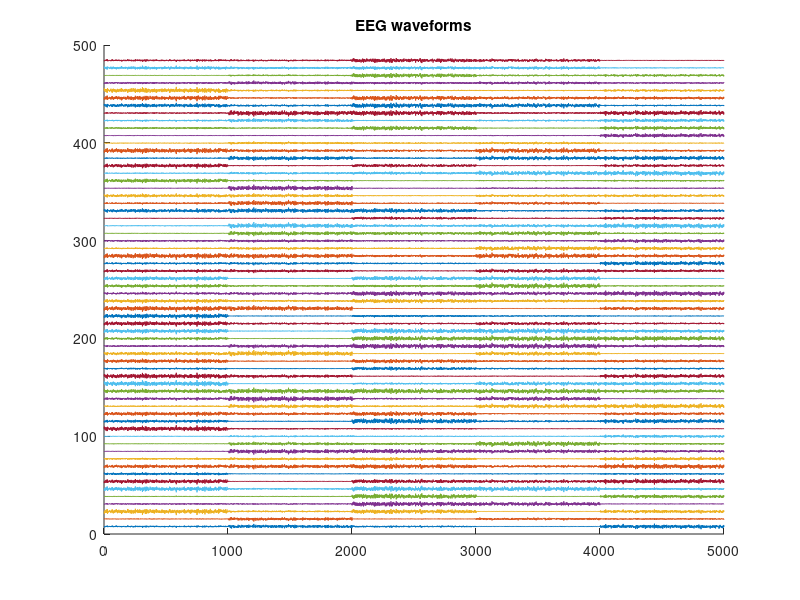

MATLAB code for this plot: (Note: this script raises an error after producing the figure.)
%% Simulate some data
clear all %#ok<CLALL>
close all

N_mu_true = 5;
N_s = 64;
N_T = 1e3*N_mu_true;
a_kt_true = 2*rand(N_s,N_mu_true) - 1; % uniform in [-1,1]
V_t = zeros(N_s,N_T);
L_t_true = [];
for k = 1:N_mu_true
  L_t_true = [L_t_true, k*ones(1,N_T/N_mu_true)];
  idx = find(L_t_true == k);
  Gamma_k_true(k,:) = randn(1,length(idx));
  V_t(:,idx) = a_kt_true(:,k)*Gamma_k_true(k,:) + 0.1*randn(N_s,length(idx));
end
% sigma2_noise_true = 0.01;
% 
% 
% H = ((eye(N_s) - ones(N_s,N_s)/N_s));
% Gamma_k_true_r = 2*rand(N_mu_true,N_s) -1;
% Gamma_k_true = sigma2_noise_true.*(H*Gamma_k_true_r.').';
% 
% for k = 1:N_mu_true %normalization
%     Gamma_k_true(k,:) = Gamma_k_true(k,:)./norm(Gamma_k_true(k,:));
% end
% 
% C =2*rand(N_T,N_s) -1;
% beta = sigma2_noise_true;
% W = eye(N_s,N_s);
% 
% E_t = beta*H*W*C.';
% 
% 
% 
%  V_t = a_kt_true(L_t_true,:)*Gamma_k_true(L_t_true,:) +E_t.';
%  V_t = V_t.';

%% Visualize EEG waves
figure(1)

hold on
max_potential_value = max(max(V_t(1:end,:)));
min_potential_value = min(min(V_t(1:end,:)));
peak2peak_max_amplitude = max_potential_value - min_potential_value;
for i = 1:size(V_t,1)-1
    plot(i*peak2peak_max_amplitude + V_t(i,:))
end
title('EEG waveforms')
hold off

N_T = size(V_t,2); %number of samples - number of time instants
N_s = size(V_t,1); %number of electrodes

% Optimize number of microstate
disp('Optimize number of microstate...')
K = 3:8;
for i=1:length(K)
    N_mu = K(i);
    [~,~,~,~,sigma2_mu ] = modified_Kmean(V_t,N_mu); 
    sigma2_mcv(i) = sigma2_mu*((N_s-1)^-1 * (N_s-1-N_mu))^-2;
end
[~,bestK] = min(sigma2_mcv);
bestK = K(bestK);
figure
plot(K,sigma2_mcv,'-o');
title('Predictive residual variance')
ylabel('\sigma^2_{mcv}');
xlabel('N_{\mu}')

% recompute for optimal number of microstate
[L_t,R2,R2_s,Gamma_k,sigma2_mu ] = modified_Kmean(V_t,bestK);
N_mu = bestK;

%% show us the microstates
figure(3)
for k = 1:N_mu
    subplot(1,N_mu,k)
    microstate =  topographic_brain_map_64(Gamma_k{k}');
    imagesc(microstate, [0,max(max(microstate))]);
    title(['Microstate ',num2str(k)])
end
figure(4)
for k = 1:N_mu_true
    subplot(1,N_mu_true,k)
    microstate =  topographic_brain_map_64(Gamma_k_true(k,:));
    imagesc(microstate, [0,max(max(microstate))]);
    title(['True Microstate ',num2str(k)])
end
%% check results in real time
%{
figure
for t = 1:N_T
   V_t_tmp = V_t(1:end,t)'; % current vector   
   imagesc(topographic_brain_map_64(V_t_tmp),[0,256])
   colormap('gray')
   title(['EEG in real time, t = ',num2str(1/N_T*t*10), ' s'])
   xlabel(['Current microstate: ',num2str(L_t(t))])
    drawnow                
end
 %}
%% microstate sequence
figure(6)
plot(L_t_true)
hold on
plot(L_t)
hold off
legend('True labels','estimated labels')

figure(7)
[UU,VV,SS] = svd(V_t);
plot3(SS(1,:),SS(2,:),SS(3,:),'.','MarkerSize',0.1);
grid on